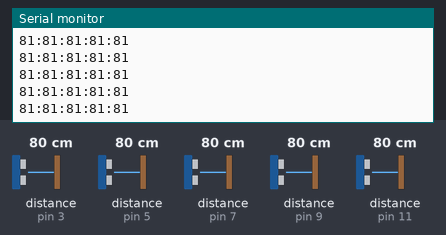
Recording of a sketch running on a simulated Arduino Uno, built with avr-gcc and run on an emulated ATmega328P. On the bench: the last lines printed to the serial monitor. The test bench sets the inputs (shaded band); at power-on: distance to the obstacle (sensors on pin 3, pin 5, pin 7, pin 9, pin 11) 80 cm. The echo pulse lasts 58.3 µs per cm.

Above: at 1.2 s.
1.3 s: distance to the obstacle (sensor on pin 3) set to 9 cm
At 1.43 s:
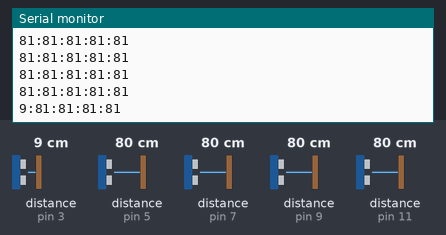
4.3 s: distance to the obstacle (sensor on pin 5) set to 2 cm
At 4.35 s:
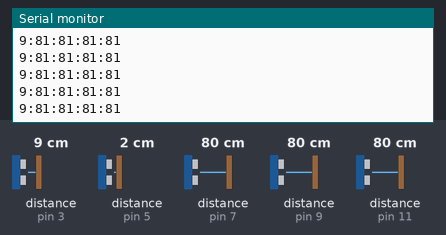
7.3 s: distance to the obstacle (sensor on pin 7) set to 250 cm
At 7.43 s:
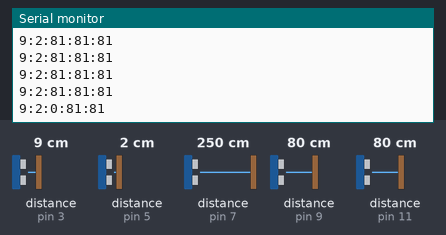
10.3 s: distance to the obstacle (sensor on pin 9) set to 2 cm
At 10.36 s:
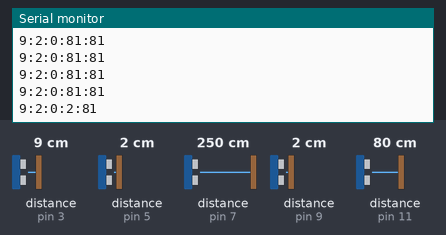
11.8 s: distance to the obstacle (sensor on pin 3) set to 35 cm
At 11.84 s:
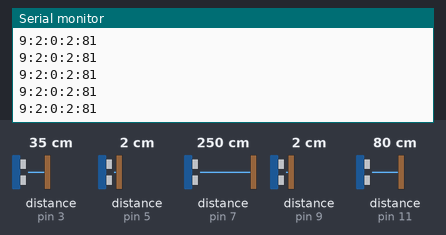
14.8 s: distance to the obstacle (sensor on pin 11) set to 2 cm
At 14.86 s:
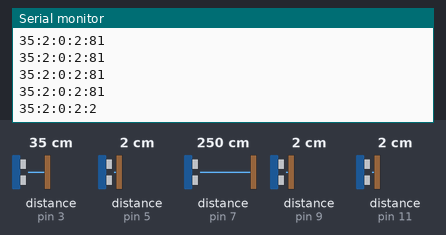
Timing chart, 0 to 17.3 s (numbered marks = the images above; inputs shaded):
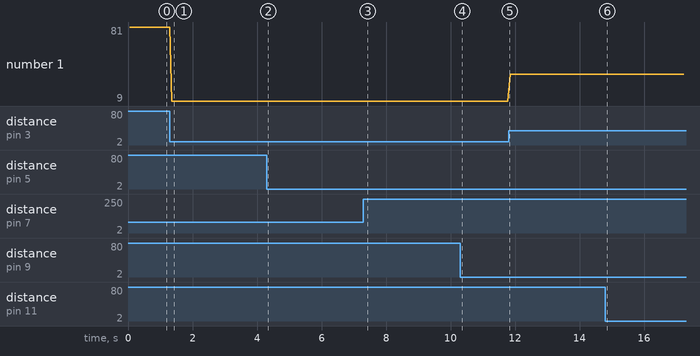

The sketch:

UGV_ultrasound_code.ino
```cpp
#include <NewPing.h>

#define MAX_DIST 200

#define TRIGGER_FRONT 2
#define ECHO_FRONT 3
#define TRIGGER_REAR 4
#define ECHO_REAR 5
#define TRIGGER_LEFT 6
#define ECHO_LEFT 7
#define TRIGGER_RIGHT 8
#define ECHO_RIGHT 9
#define TRIGGER_TOP 10
#define ECHO_TOP 11

NewPing sensFront(TRIGGER_FRONT,ECHO_FRONT,MAX_DIST);
NewPing sensRear(TRIGGER_REAR,ECHO_REAR,MAX_DIST);
NewPing sensLeft(TRIGGER_LEFT,ECHO_LEFT,MAX_DIST);
NewPing sensRight(TRIGGER_RIGHT,ECHO_RIGHT,MAX_DIST);
NewPing sensTop(TRIGGER_TOP,ECHO_TOP,MAX_DIST);

void setup() {
  Serial.begin(9600);

}

void loop() {
  delay(50);
  Serial.print(sensFront.ping_cm());
  Serial.print(":");
  Serial.print(sensRear.ping_cm());
  Serial.print(":");
  Serial.print(sensLeft.ping_cm());
  Serial.print(":");
  Serial.print(sensRight.ping_cm());
  Serial.print(":");
  Serial.print(sensTop.ping_cm());
  Serial.println();

}
```

Measured:
- after the input at 1.3 s, the serial monitor: prints a new line after 0.06 s (image 1)
- after the input at 7.3 s, the serial monitor: prints a new line after 0.07 s (image 3)
- plotted number 1: 81 → 9 after the input at 1.3 s, 9 → 35 after the input at 11.8 s
